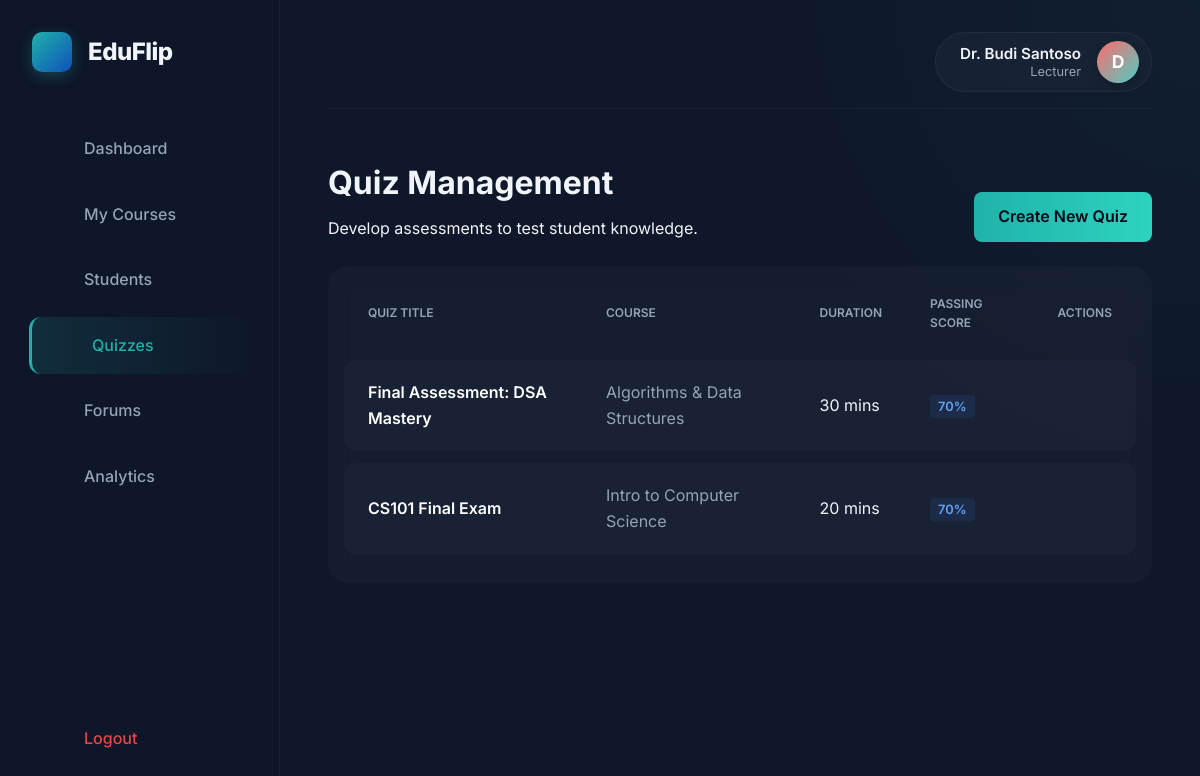
The app's page /web/public/dosen/quizzes.php (signed in) with its own data.
### tables this page shows
CREATE TABLE IF NOT EXISTS quizzes (
    id INT AUTO_INCREMENT PRIMARY KEY,
    course_id INT NOT NULL,
    title VARCHAR(255) NOT NULL,
    description TEXT,
    duration INT DEFAULT 30,
    passing_score INT DEFAULT 70,
    created_at TIMESTAMP DEFAULT CURRENT_TIMESTAMP,
    FOREIGN KEY (course_id) REFERENCES courses(id) ON DELETE CASCADE
);

CREATE TABLE IF NOT EXISTS courses (
    id INT AUTO_INCREMENT PRIMARY KEY,
    course_code VARCHAR(50) NOT NULL,
    course_name VARCHAR(255) NOT NULL,
    description TEXT,
    thumbnail VARCHAR(255) NULL,
    category VARCHAR(100) DEFAULT 'general',
    created_by INT NOT NULL,
    created_at TIMESTAMP DEFAULT CURRENT_TIMESTAMP,
    FOREIGN KEY (created_by) REFERENCES users(id) ON DELETE CASCADE
);

### web/public/dosen/quizzes.php (the view, shortened to what this page needs)
<?php
require_once '../../includes/auth.php';
$dosen_id = $_SESSION['user_id'];
$stmt = $pdo->prepare("
    SELECT q.*, c.course_name
    FROM quizzes q
    JOIN courses c ON q.course_id = c.id
    WHERE c.created_by = ?
    ORDER BY q.created_at DESC
");
$stmt->execute([$dosen_id]);
$quizzes = $stmt->fetchAll(PDO::FETCH_ASSOC);
include 'includes/header.php';
?>
             <div class="reveal-element">
                <div class="section-title-group" style="align-items: flex-end;">
                    <div>
                        <h1 style="font-size: 2rem; font-weight: 700; margin-bottom: 0.5rem; color: var(--text-main);">Quiz Management</h1>
                        <p class="text-muted">Develop assessments to test student knowledge.</p>
                    </div>
                    <a href="create_quiz.php" class="btn btn-primary"><i class="ri-add-line"></i> Create New Quiz</a>
                </div>
                <?php if (empty($quizzes)): ?>
                    <div class="empty-state">
                        <div style="width: 80px; height: 80px; background: rgba(255,255,255,0.05); border-radius: 50%; margin: 0 auto 1.5rem; display: flex; align-items: center; justify-content: center; color: var(--text-muted); font-size: 2rem;">
                            <i class="ri-questionnaire-line"></i>
                        </div>
                        <h3 style="color: var(--text-main); margin-bottom: 0.5rem;">No Quizzes Created</h3>
                        <p class="text-muted">Create quizzes to challenge your students.</p>
                        <a href="create_quiz.php" class="btn btn-primary">Create Quiz</a>
                    </div>
                <?php else: ?>
                    <div style="background: rgba(30, 41, 59, 0.4); backdrop-filter: blur(12px); border-radius: 20px; padding: 1rem;">
                        <table class="premium-table">
                            <thead>
                                <tr>
                                    <th>Quiz Title</th>
                                    <th>Course</th>
                                    <th>Duration</th>
                                    <th>Passing Score</th>
                                    <th class="text-right">Actions</th>
                                </tr>
                            </thead>
                            <tbody>
                                <?php foreach ($quizzes as $quiz): ?>
                                    <tr>
                                        <td style="font-weight: 600; color: white;"><?php echo htmlspecialchars($quiz['title']); ?></td>
                                        <td style="color: var(--text-muted);"><?php echo htmlspecialchars($quiz['course_name']); ?></td>
                                        <td><?php echo $quiz['duration']; ?> mins</td>
                                        <td><span style="background: rgba(59, 130, 246, 0.1); color: #60a5fa; padding: 0.25rem 0.5rem; border-radius: 4px; font-weight: 600; font-size: 0.8rem;"><?php echo $quiz['passing_score']; ?>%</span></td>
                                        <td class="text-right">
                                            <a href="edit_quiz.php?id=<?php echo $quiz['id']; ?>" class="btn btn-ghost" style="color: var(--text-muted);"><i class="ri-pencil-line"></i></a>
                                        </td>
                                    </tr>
                                <?php endforeach; ?>
                            </tbody>
                        </table>
                    </div>
                <?php endif; ?>
             </div>
<?php include 'includes/footer.php'; ?>

### web/public/assets/css/student.css (style rules this page uses)
:root { --sidebar-width: 280px; --header-height: 80px; }
body { background-color: var(--bg-dark); margin: 0; padding: 0; overflow-x: hidden; }
.section-title-group { display: flex; justify-content: space-between; align-items: flex-end; margin-bottom: 1.5rem; }
.premium-table { width: 100%; border-collapse: separate; border-spacing: 0 0.75rem; }
.premium-table th { color: var(--text-muted); font-weight: 600; text-transform: uppercase; font-size: 0.75rem; padding: 0 1.5rem 1rem 1.5rem; text-align: left; }
.premium-table tbody tr { background: rgba(255, 255, 255, 0.02); transition: transform 0.2s; }
.premium-table td { padding: 1.25rem 1.5rem; color: var(--text-main); }
.premium-table td:first-child { border-top-left-radius: 12px; border-bottom-left-radius: 12px; }
.premium-table td:last-child { border-top-right-radius: 12px; border-bottom-right-radius: 12px; }

### web/public/assets/css/main.css (style rules this page uses)
:root { --primary: #0f52ba; --secondary: #20b2aa; --accent: #ffd700; --bg-dark: #0f172a; --bg-darker: #020617; --bg-card: #1e293b; --bg-light: #f8fafc; --bg-white: #ffffff; --text-main: #f1f5f9; --text-muted: #94a3b8; --text-dark: #0f172a; --success: #10b981; --warning: #f59e0b; --danger: #ef4444; --font-main: "Inter", system-ui, -apple-system, sans-serif; --container-width: 1200px; --header-height: 80px; --radius-sm: 0.375rem; --radius-md: 0.5rem; --radius-lg: 1rem; --transition: all 0.3s ease; }
*, *::before, *::after { margin: 0; padding: 0; box-sizing: border-box; }
body { font-family: var(--font-main); background-color: var(--bg-dark); color: var(--text-main); line-height: 1.6; line-height: 1.6; overflow-x: hidden; width: 100%; }
a { text-decoration: none; color: inherit; transition: var(--transition); }
.btn { display: inline-flex; align-items: center; justify-content: center; padding: 0.75rem 1.5rem; border-radius: var(--radius-md); font-weight: 600; cursor: pointer; transition: var(--transition); border: none; font-size: 1rem; }
.btn-primary { background-color: var(--secondary); color: var(--bg-darker); }
.btn-ghost { background: transparent; color: var(--text-muted); }
.reveal-element { opacity: 0; transform: translateY(30px); transition: opacity 0.8s ease-out, transform 0.8s ease-out; }
.reveal-element.animate-in { opacity: 1; transform: translateY(0); }
.btn-primary { position: relative; overflow: hidden; background-size: 200% auto; background-image: linear-gradient( to right, var(--secondary) 0%, #2dd4bf 51%, var(--secondary) 100% ); transition: 0.5s; }

### records on screen
quizzes: title "Final Assessment: DSA Mastery", course.course_name "Algorithms & Data Structures", duration "30", passing_score "70"
quizzes: title "CS101 Final Exam", course.course_name "Intro to Computer Science", duration "20", passing_score "70"

### other values on screen
$_SESSION['full_name'] "Dr. Budi Santoso"
substr($_SESSION['full_name'] ?? 'L', 0, 1) "D"
